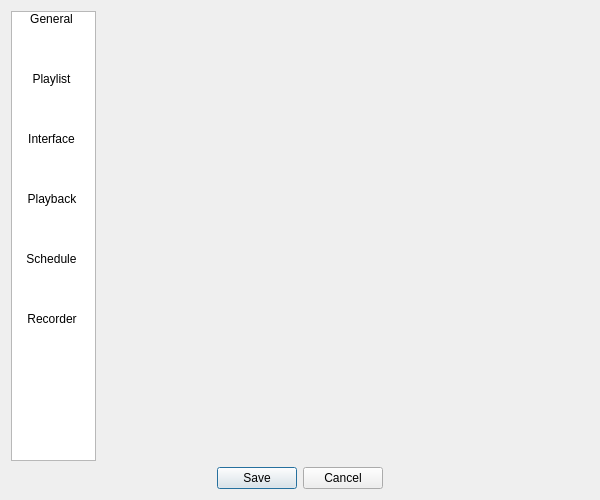
<?xml version="1.0" encoding="UTF-8"?>
<ui version="4.0">
 <class>SettingsEdit</class>
 <widget class="QDialog" name="SettingsEdit">
  <property name="geometry">
   <rect>
    <x>0</x>
    <y>0</y>
    <width>600</width>
    <height>500</height>
   </rect>
  </property>
  <property name="minimumSize">
   <size>
    <width>600</width>
    <height>500</height>
   </size>
  </property>
  <property name="windowTitle">
   <string>Settings</string>
  </property>
  <property name="windowIcon">
   <iconset resource="../../../data/icons.qrc">
    <normaloff>:/icons/48x48/settings.png</normaloff>:/icons/48x48/settings.png</iconset>
  </property>
  <layout class="QGridLayout" name="layout">
   <item row="0" column="0">
    <widget class="QListWidget" name="setttingsListWidget">
     <property name="minimumSize">
      <size>
       <width>85</width>
       <height>0</height>
      </size>
     </property>
     <property name="maximumSize">
      <size>
       <width>85</width>
       <height>16777215</height>
      </size>
     </property>
     <property name="verticalScrollBarPolicy">
      <enum>Qt::ScrollBarAlwaysOff</enum>
     </property>
     <property name="horizontalScrollBarPolicy">
      <enum>Qt::ScrollBarAlwaysOff</enum>
     </property>
     <property name="editTriggers">
      <set>QAbstractItemView::NoEditTriggers</set>
     </property>
     <property name="iconSize">
      <size>
       <width>32</width>
       <height>32</height>
      </size>
     </property>
     <property name="textElideMode">
      <enum>Qt::ElideNone</enum>
     </property>
     <property name="flow">
      <enum>QListView::LeftToRight</enum>
     </property>
     <property name="layoutMode">
      <enum>QListView::SinglePass</enum>
     </property>
     <property name="spacing">
      <number>0</number>
     </property>
     <property name="gridSize">
      <size>
       <width>80</width>
       <height>60</height>
      </size>
     </property>
     <property name="viewMode">
      <enum>QListView::IconMode</enum>
     </property>
     <property name="selectionRectVisible">
      <bool>true</bool>
     </property>
     <item>
      <property name="text">
       <string>General</string>
      </property>
      <property name="textAlignment">
       <set>AlignHCenter|AlignVCenter|AlignCenter</set>
      </property>
      <property name="icon">
       <iconset resource="../../../data/icons.qrc">
        <normaloff>:/icons/48x48/settings.png</normaloff>:/icons/48x48/settings.png</iconset>
      </property>
     </item>
     <item>
      <property name="text">
       <string>Playlist</string>
      </property>
      <property name="textAlignment">
       <set>AlignHCenter|AlignVCenter|AlignCenter</set>
      </property>
      <property name="icon">
       <iconset resource="../../../data/icons.qrc">
        <normaloff>:/icons/48x48/video.png</normaloff>:/icons/48x48/video.png</iconset>
      </property>
     </item>
     <item>
      <property name="text">
       <string>Interface</string>
      </property>
      <property name="textAlignment">
       <set>AlignHCenter|AlignVCenter|AlignCenter</set>
      </property>
      <property name="icon">
       <iconset resource="../../../data/icons.qrc">
        <normaloff>:/icons/48x48/interface.png</normaloff>:/icons/48x48/interface.png</iconset>
      </property>
     </item>
     <item>
      <property name="text">
       <string>Playback</string>
      </property>
      <property name="textAlignment">
       <set>AlignHCenter|AlignVCenter|AlignCenter</set>
      </property>
      <property name="icon">
       <iconset resource="../../../data/icons.qrc">
        <normaloff>:/icons/48x48/playback.png</normaloff>:/icons/48x48/playback.png</iconset>
      </property>
     </item>
     <item>
      <property name="text">
       <string>Schedule</string>
      </property>
      <property name="textAlignment">
       <set>AlignHCenter|AlignVCenter|AlignCenter</set>
      </property>
      <property name="icon">
       <iconset resource="../../../data/icons.qrc">
        <normaloff>:/icons/48x48/calendar.png</normaloff>:/icons/48x48/calendar.png</iconset>
      </property>
     </item>
     <item>
      <property name="text">
       <string>Recorder</string>
      </property>
      <property name="textAlignment">
       <set>AlignHCenter|AlignVCenter|AlignCenter</set>
      </property>
      <property name="icon">
       <iconset resource="../../../data/icons.qrc">
        <normaloff>:/icons/48x48/recorder.png</normaloff>:/icons/48x48/recorder.png</iconset>
      </property>
     </item>
    </widget>
   </item>
   <item row="1" column="0" colspan="2">
    <widget class="QDialogButtonBox" name="buttonBox">
     <property name="standardButtons">
      <set>QDialogButtonBox::Cancel|QDialogButtonBox::Save</set>
     </property>
     <property name="centerButtons">
      <bool>true</bool>
     </property>
    </widget>
   </item>
   <item row="0" column="1">
    <widget class="QStackedWidget" name="settingsWidget">
     <property name="currentIndex">
      <number>0</number>
     </property>
     <widget class="QWidget" name="pageGeneral">
      <layout class="QVBoxLayout" name="layoutMain">
       <item>
        <widget class="SettingsGeneral" name="general" native="true"/>
       </item>
       <item>
        <spacer name="spacerGeneral">
         <property name="orientation">
          <enum>Qt::Vertical</enum>
         </property>
         <property name="sizeHint" stdset="0">
          <size>
           <width>20</width>
           <height>156</height>
          </size>
         </property>
        </spacer>
       </item>
      </layout>
     </widget>
     <widget class="QWidget" name="pagePlaylist">
      <layout class="QVBoxLayout" name="verticalLayout_2">
       <item>
        <widget class="SettingsPlaylist" name="playlist" native="true"/>
       </item>
       <item>
        <spacer name="spacerPlaylist">
         <property name="orientation">
          <enum>Qt::Vertical</enum>
         </property>
         <property name="sizeHint" stdset="0">
          <size>
           <width>20</width>
           <height>547</height>
          </size>
         </property>
        </spacer>
       </item>
      </layout>
     </widget>
     <widget class="QWidget" name="pageGui">
      <layout class="QVBoxLayout" name="layoutInterface">
       <item>
        <widget class="SettingsUi" name="gui" native="true"/>
       </item>
       <item>
        <spacer name="spacerGui">
         <property name="orientation">
          <enum>Qt::Vertical</enum>
         </property>
         <property name="sizeHint" stdset="0">
          <size>
           <width>20</width>
           <height>209</height>
          </size>
         </property>
        </spacer>
       </item>
      </layout>
     </widget>
     <widget class="QWidget" name="pageBackend">
      <layout class="QVBoxLayout" name="layoutPlayback">
       <item>
        <widget class="SettingsBackend" name="backend" native="true"/>
       </item>
       <item>
        <spacer name="spacerBackend">
         <property name="orientation">
          <enum>Qt::Vertical</enum>
         </property>
         <property name="sizeHint" stdset="0">
          <size>
           <width>20</width>
           <height>40</height>
          </size>
         </property>
        </spacer>
       </item>
      </layout>
     </widget>
     <widget class="QWidget" name="pageSchedule">
      <layout class="QVBoxLayout" name="verticalLayout">
       <item>
        <widget class="SettingsSchedule" name="schedule" native="true"/>
       </item>
       <item>
        <spacer name="spacerSchedule">
         <property name="orientation">
          <enum>Qt::Vertical</enum>
         </property>
         <property name="sizeHint" stdset="0">
          <size>
           <width>20</width>
           <height>40</height>
          </size>
         </property>
        </spacer>
       </item>
      </layout>
     </widget>
     <widget class="QWidget" name="pageRecorder">
      <layout class="QVBoxLayout" name="layoutRecorder">
       <item>
        <widget class="SettingsRecorder" name="recorder" native="true"/>
       </item>
       <item>
        <spacer name="spacerRecorder">
         <property name="orientation">
          <enum>Qt::Vertical</enum>
         </property>
         <property name="sizeHint" stdset="0">
          <size>
           <width>20</width>
           <height>40</height>
          </size>
         </property>
        </spacer>
       </item>
      </layout>
     </widget>
    </widget>
   </item>
  </layout>
 </widget>
 <customwidgets>
  <customwidget>
   <class>SettingsBackend</class>
   <extends>QWidget</extends>
   <header>ui/settings/SettingsBackend.h</header>
   <container>1</container>
  </customwidget>
  <customwidget>
   <class>SettingsUi</class>
   <extends>QWidget</extends>
   <header>ui/settings/SettingsUi.h</header>
   <container>1</container>
  </customwidget>
  <customwidget>
   <class>SettingsGeneral</class>
   <extends>QWidget</extends>
   <header>ui/settings/SettingsGeneral.h</header>
   <container>1</container>
  </customwidget>
  <customwidget>
   <class>SettingsRecorder</class>
   <extends>QWidget</extends>
   <header>ui/settings/SettingsRecorder.h</header>
   <container>1</container>
  </customwidget>
  <customwidget>
   <class>SettingsSchedule</class>
   <extends>QWidget</extends>
   <header>ui/settings/SettingsSchedule.h</header>
   <container>1</container>
  </customwidget>
  <customwidget>
   <class>SettingsPlaylist</class>
   <extends>QWidget</extends>
   <header>ui/settings/SettingsPlaylist.h</header>
   <container>1</container>
  </customwidget>
 </customwidgets>
 <resources>
  <include location="../../../data/icons.qrc"/>
 </resources>
 <connections>
  <connection>
   <sender>setttingsListWidget</sender>
   <signal>currentRowChanged(int)</signal>
   <receiver>settingsWidget</receiver>
   <slot>setCurrentIndex(int)</slot>
   <hints>
    <hint type="sourcelabel">
     <x>59</x>
     <y>328</y>
    </hint>
    <hint type="destinationlabel">
     <x>402</x>
     <y>328</y>
    </hint>
   </hints>
  </connection>
 </connections>
</ui>
